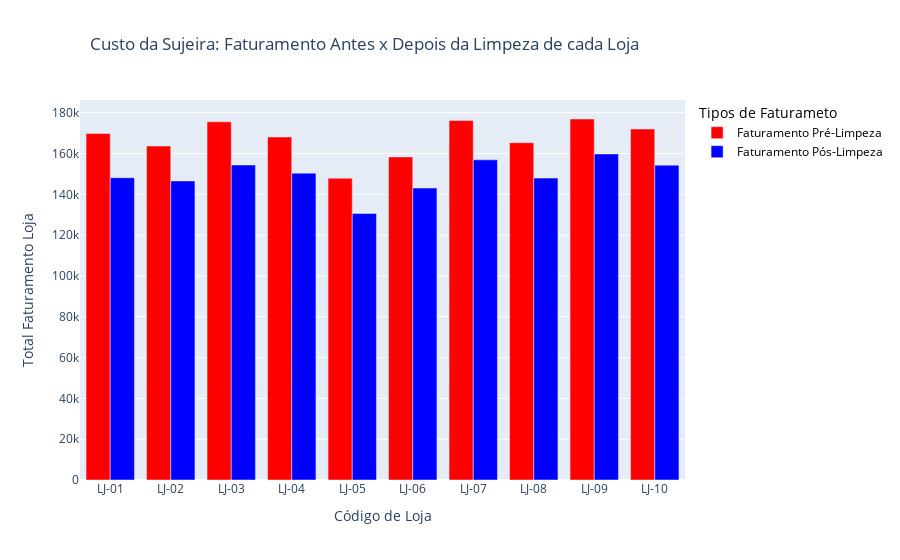

The cell this chart's notebook holds for it:
### Code cell
fig = px.bar(df_merge, 
             x='id_store_dirty', 
             y=['sum_orders_dirty', 'sum_orders'],
             labels={'id_store_dirty': 'Código de Loja', 'value': 'Total Faturamento Loja'},
             title='Custo da Sujeira: Faturamento Antes x Depois da Limpeza de cada Loja',
             barmode='group',
             color_discrete_map={'sum_orders_dirty': 'red', 'sum_orders': 'blue'})

fig.update_traces(selector={'name': 'sum_orders_dirty'}, name='Faturamento Pré-Limpeza')
fig.update_traces(selector={'name': 'sum_orders'}, name='Faturamento Pós-Limpeza')
fig.update_layout(legend=dict(title='Tipos de Faturameto', font=dict(size=12, color='black')), title_x=0.1)       
fig.show()

### Figure 1 — Plotly figure (JSON) as saved in the notebook; plotly's stock layout.template omitted (floating-point values rounded to 4 significant figures)
{"data": [{"alignmentgroup": "True", "hovertemplate": "variable=sum_orders_dirty<br>Código de Loja=%{x}<br>Total Faturamento Loja=%{y}<extra></extra>", "legendgroup": "sum_orders_dirty", "marker": {"color": "red", "pattern": {"shape": ""}}, "name": "Faturamento Pré-Limpeza", "offsetgroup": "sum_orders_dirty", "orientation": "v", "showlegend": true, "textposition": "auto", "type": "bar", "x": ["LJ-01", "LJ-02", "LJ-03", "LJ-04", "LJ-05", "LJ-06", "LJ-07", "LJ-08", "LJ-09", "LJ-10"], "xaxis": "x", "y": [169800.0, 163700.0, 175600.0, 168100.0, 147900.0, 158300.0, 176200.0, 165300.0, 176900.0, 172000.0], "yaxis": "y"}, {"alignmentgroup": "True", "hovertemplate": "variable=sum_orders<br>Código de Loja=%{x}<br>Total Faturamento Loja=%{y}<extra></extra>", "legendgroup": "sum_orders", "marker": {"color": "blue", "pattern": {"shape": ""}}, "name": "Faturamento Pós-Limpeza", "offsetgroup": "sum_orders", "orientation": "v", "showlegend": true, "textposition": "auto", "type": "bar", "x": ["LJ-01", "LJ-02", "LJ-03", "LJ-04", "LJ-05", "LJ-06", "LJ-07", "LJ-08", "LJ-09", "LJ-10"], "xaxis": "x", "y": [148100.0, 146600.0, 154400.0, 150400.0, 130600.0, 143100.0, 156900.0, 148000.0, 159800.0, 154300.0], "yaxis": "y"}], "layout": {"barmode": "group", "legend": {"font": {"color": "black", "size": 12}, "title": {"text": "Tipos de Faturameto"}, "tracegroupgap": 0}, "title": {"text": "Custo da Sujeira: Faturamento Antes x Depois da Limpeza de cada Loja", "x": 0.1}, "xaxis": {"anchor": "y", "domain": [0, 1], "title": {"text": "Código de Loja"}}, "yaxis": {"anchor": "x", "domain": [0, 1], "title": {"text": "Total Faturamento Loja"}}}}
